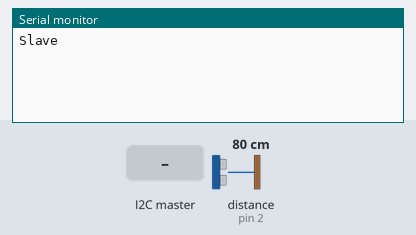
A sketch run on a simulated Arduino Uno, built with avr-gcc and run on an emulated ATmega328P. Shown: the last lines printed to the serial monitor. The test bench sets the inputs (shaded band); at power-on: distance to the obstacle (sensor on pin 2) 80 cm. The echo pulse lasts 58.3 µs per cm.

Above: at 1.2 s.
1.3 s: the I2C master sends "t"
At 2.5 s:
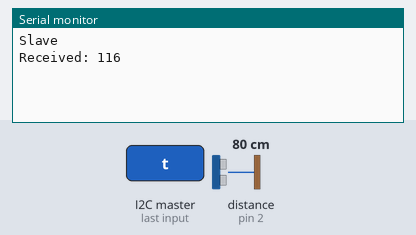
2.8 s: the I2C master sends the byte 1
At 3.7 s:
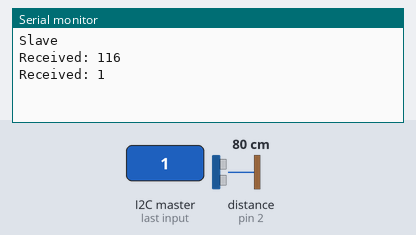

The sketch:

slave.ino
```cpp
// HC-SR04
// Connect VCC to 5V

#define Trig 3
#define Echo 2
int distance;
int pulselength;
int t1, t2;
int delta_t;

#include <Wire.h>
int x;
char c;

void setup() {
  pinMode(Trig, OUTPUT);
  pinMode(Echo, INPUT);
  Wire.begin(8);                // join i2c bus with address #8
  Wire.onReceive(receiveEvent); // register event
  Wire.onRequest(requestEvent); // register event
  Serial.begin(9600);           // start serial for output
  Serial.println("Slave");
}

void loop() {
  delay(100);
}

void receiveEvent(int bytes)
{
  while(Wire.available() != 0)
  {
      x = Wire.read();
      Serial.print("Received: ");
      Serial.println(x);
  }
  if(x == 't')
  {
    digitalWrite(Trig, HIGH);
    delay(1);
    digitalWrite(Trig, LOW);

    // measure pulse length in microseconds
    pulselength = pulseIn(Echo, HIGH);
    // microseconds to meters
    distance = abs(pulselength) / 10000. * 343.5 / 2.;
  }
}

void requestEvent()
{
  Serial.print("Send: ");
  Serial.println(distance);
  Wire.write(distance);
}
```

Measured:
- after the input at 1.3 s, the serial monitor: prints a new line at once (image 1)
- after the input at 2.8 s, the serial monitor: prints a new line at once (image 2)
